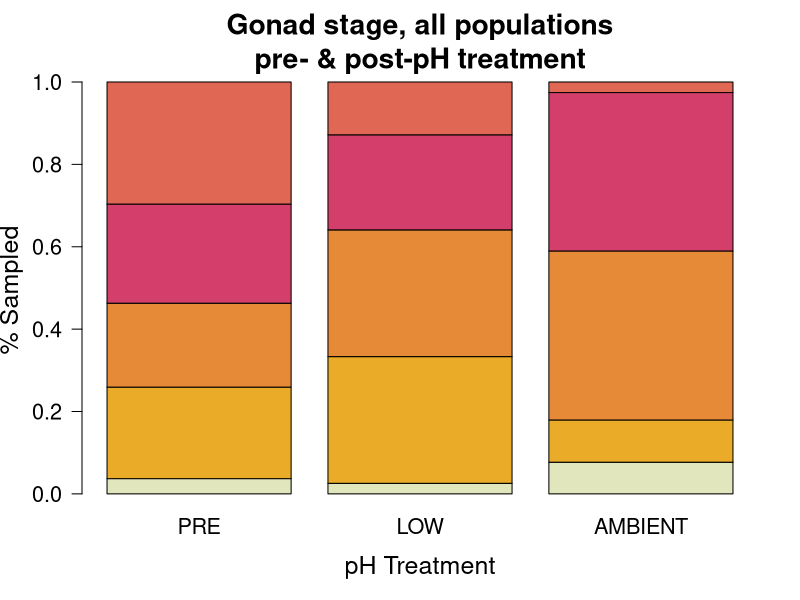
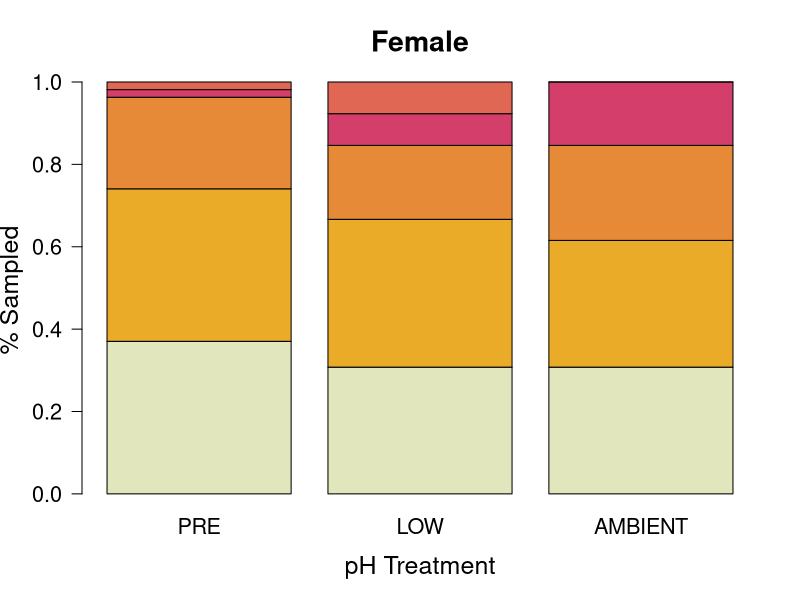
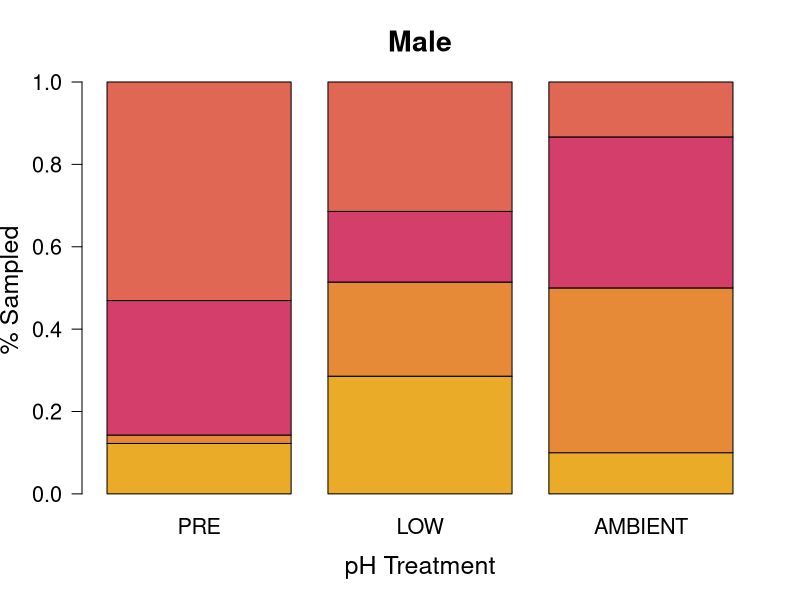
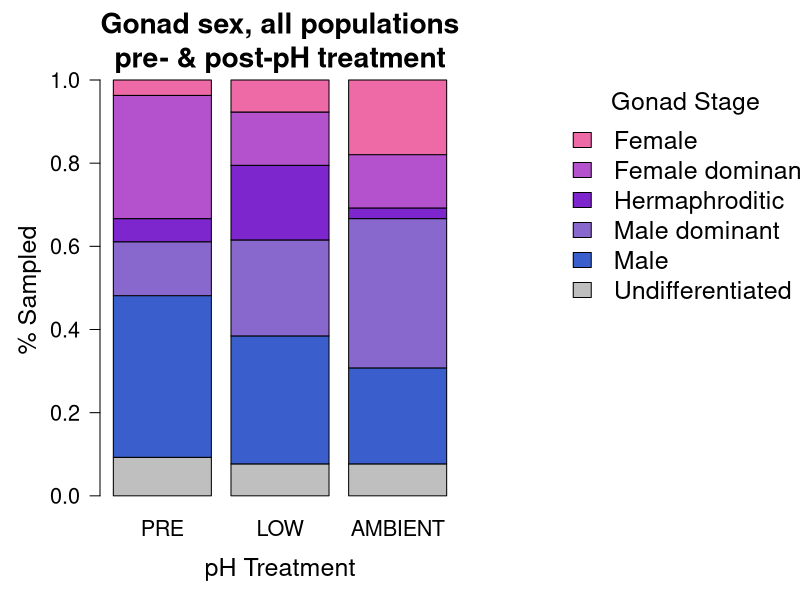
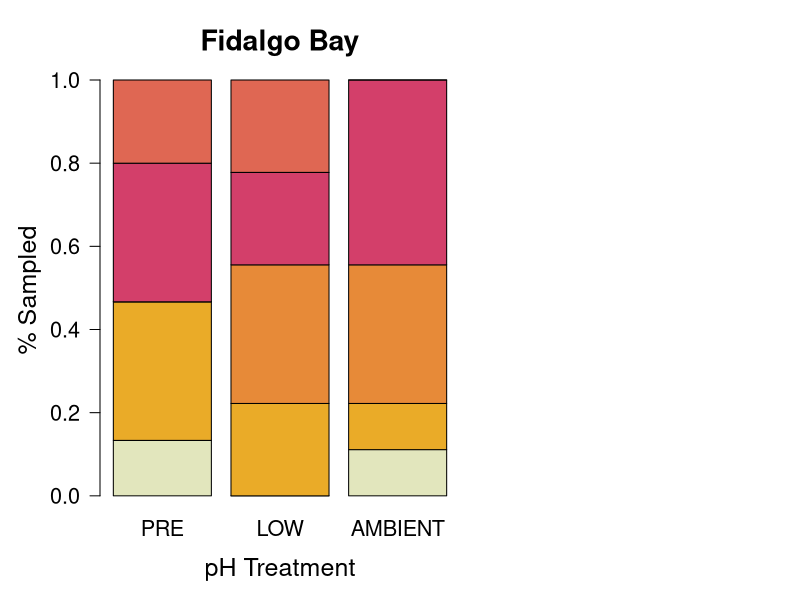
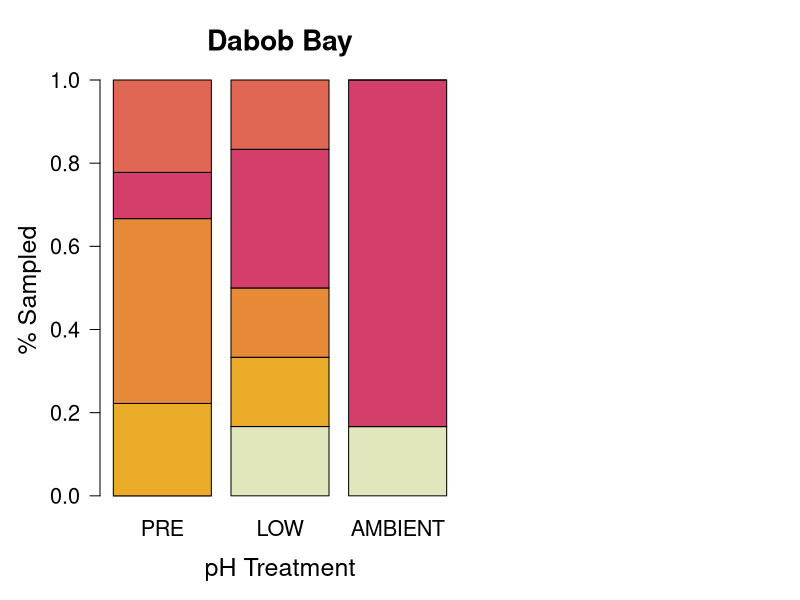
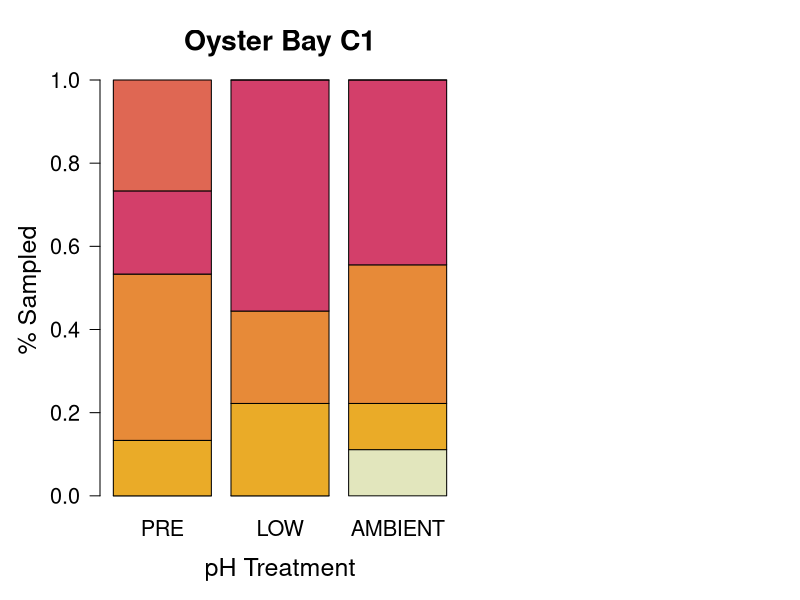
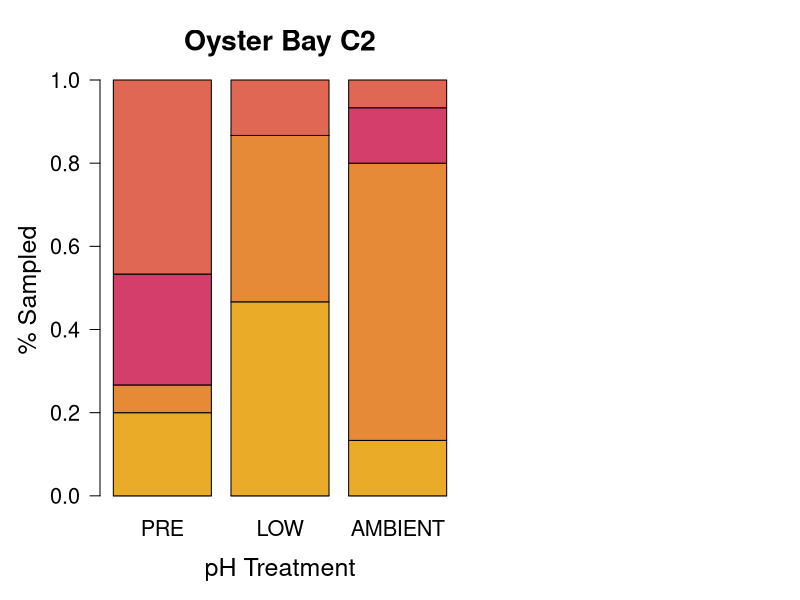

Here is the R script that generated these plots, in order:
# After redoing separate male/female stages, re-do analysis. 
Histology.Jan.redo <- read.csv("Data/2017-Oly-Histo-Results-REDO-January2019.csv", header=T, stringsAsFactors = T, na.strings = "NA")
Histology.Jan.redo <- subset(Histology.Jan.redo, TEMPERATURE==6)
Histology.Jan.redo$TEMPERATURE <- as.factor(Histology.Jan.redo$TEMPERATURE)         #Convert a few columns to factors 
Histology.Jan.redo$PH <- factor(Histology.Jan.redo$PH, levels = c("PRE","LOW","AMBIENT")) #reorder pH factors for plots
Histology.Jan.redo$Female.Stage <- as.factor(Histology.Jan.redo$Female.Stage)   
Histology.Jan.redo$Male.Stage <- as.factor(Histology.Jan.redo$Male.Stage)
Histology.Jan.redo$Sex.redo <- as.factor(Histology.Jan.redo$Sex.redo)
Histology.Jan.redo$Sex.redo <- droplevels(Histology.Jan.redo$Sex.redo, exclude = "")
Histology.Jan.redo$Sex.redo <- factor(Histology.Jan.redo$Sex.redo, levels=c("I", "M", "HPM", "H", "HPF", "F"))
Histology.Jan.redo$Dom.Stage.redo <- as.factor(Histology.Jan.redo$Dom.Stage.redo)
Histology.Jan.redo$Dom.Stage.redo <- droplevels(Histology.Jan.redo$Dom.Stage.redo, exclude = "#N/A")

# Prepare contingency tables 

CT.sex <- table(Histology.Jan.redo$PH, Histology.Jan.redo$Sex.redo)
CT.sex.pop <- table(Histology.Jan.redo$PH, Histology.Jan.redo$Sex.redo, Histology.Jan.redo$POPULATION)
colnames(CT.sex) <- c("Undifferentiated", "Male", "Male dominant", "Hermaphroditic", "Female dominant", "Female")

(CT.sex[1,])/sum(CT.sex[1,]) #pre treatment
0.12962963+0.05555556+0.29629630 # % hermaphroditic
0.38888889+0.12962963 # % male/male dominant pre-treatment
0.29629630+0.03703704 # % female/female dominant pre-treatment

(CT.sex[2,])/sum(CT.sex[2,]) #low pH
0.23076923+0.17948718+0.12820513 # % hermaphroditic low-pH
0.30769231+0.23076923 # % male/male dominant low-pH
0.12820513+0.07692308 # % female/female dominant low-pH

(CT.sex[3,])/sum(CT.sex[3,]) #ambient pH
0.35897436+0.02564103+0.12820513 # % hermaphroditic amb-pH
0.23076923+0.35897436 # % male/male dominant amb-pH
0.12820513+0.17948718 # % female/female dominant amb-pH

CT.domsex.stage <- table(Histology.Jan.redo$PH, Histology.Jan.redo$Dom.Stage.redo)
CT.domsex.stage.pop <- table(Histology.Jan.redo$PH, Histology.Jan.redo$Dom.Stage.redo, Histology.Jan.redo$POPULATION)
colnames(CT.domsex.stage) <- c("Empty Follicles (0)", "Early (1)", "Advanced (2)", "Ripe (3)", "Spawned/Regressing (4)")

CT.malestage <- table(Histology.Jan.redo$PH, Histology.Jan.redo$Male.Stage)
CT.malestage.pop <- table(Histology.Jan.redo$PH, Histology.Jan.redo$Male.Stage, Histology.Jan.redo$POPULATION)

CT.femstage <- table(Histology.Jan.redo$PH, Histology.Jan.redo$Female.Stage)
CT.femstage.pop <- table(Histology.Jan.redo$PH, Histology.Jan.redo$Female.Stage, Histology.Jan.redo$POPULATION)

rowSums(CT.domsex.stage)

16/54 # % stage 4 pre
5/39 # % stage 4 low
1/39 # % stage 4 amb

13/54 # % stage 3 pre
9/39 # % stage 3 low
15/39 # % stage 3 amb

11/54 # % stage 2 pre
12/39 # % stage 2 low
16/39 # % stage 2 amb

12/54 # % stage 1 pre
12/39 # % stage 1 low
4/39 # % stage 1 amb

2/54 # % stage 0 pre
1/39 # % stage 0 low
3/39 # % stage 0 amb

rowSums(CT.domsex.stage)
100*CT.domsex.stage[1,]/54
20.370370+24.074074 
100*CT.domsex.stage[2,]/39 #low pH 
38.46154+23.076923
100*CT.domsex.stage[3,]/39 #ambient pH
41.025641+33.333333

# barplots - save as 845x650

------ # Dominant stage

print(barplot(t(prop.table(CT.domsex.stage, 1)), main="Gonad stage, all populations\npre- & post-pH treatment", xlab="pH Treatment", ylab="% Sampled", las=1, col=c("#E2E6BD",  "#EAAB28", "#E78A38","#D33F6A", "#DF6753", "lightsalmon"),  cex.main=1.7, cex.lab=1.5, cex.axis = 1.3, cex.names = 1.3, legend.text = T, args.legend = list(x = "topright", bty = "n", inset=c(-1.5, 0), title="Gonad Stage", cex=1.5)))

chisq.test(CT.domsex.stage[-1,], simulate.p.value = T, B = 10000) #ambient vs. low, X-squared= 9.7381, p-value = 0.0364
chisq.test(CT.domsex.stage[-2,], simulate.p.value = T, B = 10000) #pre to ambient, X-squared=16.514 p=0.0019
chisq.test(CT.domsex.stage[-3,], simulate.p.value = T, B = 10000) #pre to low, X-squared=4.5654, p=0.3521

# female only 
colnames(CT.femstage) <- c("None present (0)", "Early (1)", "Advanced (2)", "Ripe (3)", "Spawned/Regressing (4)")
#par(mar=c(5, 5, 4, 19))
print(barplot(t(prop.table(CT.femstage, 1)), main="Female", xlab="pH Treatment", ylab="% Sampled", las=1, col=c("#E2E6BD",  "#EAAB28", "#E78A38","#D33F6A", "#DF6753", "lightsalmon"),  cex.main=1.7, cex.lab=1.5, cex.axis = 1.3, cex.names = 1.3, legend.text = F, args.legend = list(x = "topright", bty = "n", inset=c(-.5, 0), title="Gonad Stage", cex=1.5)))
chisq.test(CT.femstage[-1,-1], simulate.p.value = T, B = 10000) #ambient vs. low, p=0.2185
chisq.test(CT.femstage[-2,-1], simulate.p.value = T, B = 10000) #pre to ambient, p=0.07639
chisq.test(CT.femstage[-3,-1], simulate.p.value = T, B = 10000) #pre to low, p=0.3464

# male only
colnames(CT.malestage) <- c("None present (0)", "Early (1)", "Advanced (2)", "Ripe (3)", "Spawned/Regressing (4)")

print(barplot(t(prop.table(CT.malestage[,-1], 1)), main="Male", xlab="pH Treatment", ylab="% Sampled", las=1, col=c("#EAAB28", "#E78A38","#D33F6A", "#DF6753", "lightsalmon"),  cex.main=1.7, cex.lab=1.5, cex.axis = 1.3, cex.names = 1.3, legend.text = F, args.legend = list(x = "topright", bty = "n", inset=c(-.5, 0), title="Gonad Stage", cex=1.5)))
chisq.test(CT.malestage[-1,-1], simulate.p.value = T, B = 10000) #ambient vs. low, X-squared = 8.975, p-value = 0.0297
chisq.test(CT.malestage[-2,-1], simulate.p.value = T, B = 10000) #pre to ambient, X-squared=24.197, p=9.999e-05
chisq.test(CT.malestage[-3,-1], simulate.p.value = T, B = 10000) #pre to low, X-squared=15.159, p=0.0011

par(mar=c(5, 5, 4, 17))
#  Sex
print(barplot(t(prop.table(CT.sex, 1)), main="Gonad sex, all populations\npre- & post-pH treatment", xlab="pH Treatment", ylab="% Sampled", las=1, col=c("gray75",  "royalblue3", "mediumpurple3", "purple3","mediumorchid3", "hotpink2"),  cex.main=1.7, cex.lab=1.5, cex.axis = 1.3, cex.names = 1.3, legend.text = T, args.legend = list(x = "topright", bty = "n", inset=c(-1, 0), title="Gonad Stage", cex=1.5)))
chisq.test(CT.sex[-1,], simulate.p.value = T, B = 10000) #sex btwn ambient and low pH: X-squared=7.3468, p=0.2018
chisq.test(CT.sex[-2,], simulate.p.value = T, B = 10000) #sex btwn pre and ambient pH: X-squared=15.148, p=0.006499
chisq.test(CT.sex[-3,], simulate.p.value = T, B = 10000) #sex btwn pre and low pH: X-squared=8.57, p=0.1319

------- # Dominant gonad stage by each population

# Fidalgo Bay
print(barplot(t(prop.table(CT.domsex.stage.pop[,,"NF"], 1)), main="Fidalgo Bay", xlab="pH Treatment", ylab="% Sampled", las=1, col=c("#E2E6BD",  "#EAAB28", "#E78A38","#D33F6A", "#DF6753", "lightsalmon"),  cex.main=1.7, cex.lab=1.5, cex.axis = 1.3, cex.names = 1.3, legend.text = F, args.legend = list(x = "topright", bty = "n", inset=c(-1.5, 0), title="Gonad Stage", cex=1.5)))
fisher.test(CT.domsex.stage.pop[,,"NF"][-1,], simulate.p.value = T, B = 10000) #ambient vs. low; 0.5854
fisher.test(CT.domsex.stage.pop[,,"NF"][-2,], simulate.p.value = T, B = 10000) #pre to ambient; 0.1239
fisher.test(CT.domsex.stage.pop[,,"NF"][-3,], simulate.p.value = T, B = 10000) #pre to low; 0.2677

# Dabob Bay
print(barplot(t(prop.table(CT.domsex.stage.pop[,,"HL"], 1)), main="Dabob Bay", xlab="pH Treatment", ylab="% Sampled", las=1, col=c("#E2E6BD",  "#EAAB28", "#E78A38","#D33F6A", "#DF6753", "lightsalmon"),  cex.main=1.7, cex.lab=1.5, cex.axis = 1.3, cex.names = 1.3, legend.text = F, args.legend = list(x = "topright", bty = "n", inset=c(-1.5, 0), title="Gonad Stage", cex=1.5)))
fisher.test(CT.domsex.stage.pop[,,"HL"][-1,], simulate.p.value = T, B = 10000) #ambient vs. low; 0.5395
fisher.test(CT.domsex.stage.pop[,,"HL"][-2,], simulate.p.value = T, B = 10000) #pre to ambient; 0.008799
fisher.test(CT.domsex.stage.pop[,,"HL"][-3,], simulate.p.value = T, B = 10000) #pre to low; 0.7423

# Oyster Bay Cohort 1
print(barplot(t(prop.table(CT.domsex.stage.pop[,,"SN"], 1)), main="Oyster Bay C1", xlab="pH Treatment", ylab="% Sampled", las=1, col=c("#E2E6BD",  "#EAAB28", "#E78A38","#D33F6A", "#DF6753", "lightsalmon"),  cex.main=1.7, cex.lab=1.5, cex.axis = 1.3, cex.names = 1.3, legend.text = F, args.legend = list(x = "topright", bty = "n", inset=c(-1.5, 0), title="Gonad Stage", cex=1.5)))
fisher.test(CT.domsex.stage.pop[,,"SN"][-1,], simulate.p.value = T, B = 10000) #ambient vs. low; P=1
fisher.test(CT.domsex.stage.pop[,,"SN"][-2,], simulate.p.value = T, B = 10000) #pre to ambient; 0.2458
fisher.test(CT.domsex.stage.pop[,,"SN"][-3,], simulate.p.value = T, B = 10000) #pre to low; 0.1698

# Oyster Bay Cohort 2
print(barplot(t(prop.table(CT.domsex.stage.pop[,,"K"], 1)), main="Oyster Bay C2", xlab="pH Treatment", ylab="% Sampled", las=1, col=c("#E2E6BD",  "#EAAB28", "#E78A38","#D33F6A", "#DF6753", "lightsalmon"),  cex.main=1.7, cex.lab=1.5, cex.axis = 1.3, cex.names = 1.3, legend.text = F, args.legend = list(x = "topright", bty = "n", inset=c(-1.5, 0), title="Gonad Stage", cex=1.5)))
fisher.test(CT.domsex.stage.pop[,,"K"][-1,], simulate.p.value = T, B = 10000) #ambient vs. low; 0.08539
fisher.test(CT.domsex.stage.pop[,,"K"][-2,], simulate.p.value = T, B = 10000) #pre to ambient; 0.002
fisher.test(CT.domsex.stage.pop[,,"K"][-3,], simulate.p.value = T, B = 10000) #pre to low; 0.005799

----- # Male gonad stage by each population

# Fidalgo Bay
print(barplot(t(prop.table(CT.malestage.pop[,,"NF"], 1)), main="Fidalgo Bay Male\npre- & post-pH treatment", xlab="pH Treatment", ylab="% Sampled", las=1, col=c("#E2E6BD",  "#EAAB28", "#E78A38","#D33F6A", "#DF6753", "lightsalmon"),  cex.main=1.7, cex.lab=1.5, cex.axis = 1.3, cex.names = 1.3, legend.text = F, args.legend = list(x = "topright", bty = "n", inset=c(-1.5, 0), title="Gonad Stage", cex=1.5)))
fisher.test(CT.malestage.pop[,,"NF"][-1,-1], simulate.p.value = T, B = 10000) #ambient vs. low; 0.8721
fisher.test(CT.malestage.pop[,,"NF"][-2,-1], simulate.p.value = T, B = 10000) #pre to ambient; 0.6344
fisher.test(CT.malestage.pop[,,"NF"][-3,-1], simulate.p.value = T, B = 10000) #pre to low; 0.3057

# Dabob Bay
print(barplot(t(prop.table(CT.malestage.pop[,,"HL"], 1)), main="Dabob Bay Male\npre- & post-pH treatment", xlab="pH Treatment", ylab="% Sampled", las=1, col=c("#E2E6BD",  "#EAAB28", "#E78A38","#D33F6A", "#DF6753", "lightsalmon"),  cex.main=1.7, cex.lab=1.5, cex.axis = 1.3, cex.names = 1.3, legend.text = F, args.legend = list(x = "topright", bty = "n", inset=c(-1.5, 0), title="Gonad Stage", cex=1.5)))
fisher.test(CT.malestage.pop[,,"HL"][-1,-1], simulate.p.value = T, B = 10000) #ambient vs. low; 0.6294
fisher.test(CT.malestage.pop[,,"HL"][-2,-1], simulate.p.value = T, B = 10000) #pre to ambient; 0.5834
fisher.test(CT.malestage.pop[,,"HL"][-3,-1], simulate.p.value = T, B = 10000) #pre to low; 0.3896

# Oyster Bay Cohort 1
print(barplot(t(prop.table(CT.malestage.pop[,,"SN"], 1)), main="Oyster Bay C1 Male\npre- & post-pH treatment", xlab="pH Treatment", ylab="% Sampled", las=1, col=c("#E2E6BD",  "#EAAB28", "#E78A38","#D33F6A", "#DF6753", "lightsalmon"),  cex.main=1.7, cex.lab=1.5, cex.axis = 1.3, cex.names = 1.3, legend.text = F, args.legend = list(x = "topright", bty = "n", inset=c(-1.5, 0), title="Gonad Stage", cex=1.5)))
fisher.test(CT.malestage.pop[,,"SN"][-1,-1], simulate.p.value = T, B = 10000) #ambient vs. low; 0.07592
fisher.test(CT.malestage.pop[,,"SN"][-2,-1], simulate.p.value = T, B = 10000) #pre to ambient; 0.05095
fisher.test(CT.malestage.pop[,,"SN"][-3,-1], simulate.p.value = T, B = 10000) #pre to low; 0.3357

# Oyster Bay Cohort 2
print(barplot(t(prop.table(CT.malestage.pop[,,"K"], 1)), main="Oyster Bay C2 Male\npre- & post-pH treatment", xlab="pH Treatment", ylab="% Sampled", las=1, col=c("#E2E6BD",  "#EAAB28", "#E78A38","#D33F6A", "#DF6753", "lightsalmon"),  cex.main=1.7, cex.lab=1.5, cex.axis = 1.3, cex.names = 1.3, legend.text = F, args.legend = list(x = "topright", bty = "n", inset=c(-1.5, 0), title="Gonad Stage", cex=1.5)))
fisher.test(CT.malestage.pop[,,"K"][-1,-1], simulate.p.value = T, B = 10000) #ambient vs. low; 1
fisher.test(CT.malestage.pop[,,"K"][-2,-1], simulate.p.value = T, B = 10000) #pre to ambient; 9.999e-05
fisher.test(CT.malestage.pop[,,"K"][-3,-1], simulate.p.value = T, B = 10000) #pre to low; 0.0007999

---- # Female gonad stage by each population
  
  # Fidalgo Bay
print(barplot(t(prop.table(CT.femstage.pop[,,"NF"], 1)), main="Fidalgo Bay Female\npre- & post-pH treatment", xlab="pH Treatment", ylab="% Sampled", las=1, col=c("#E2E6BD",  "#EAAB28", "#E78A38","#D33F6A", "#DF6753", "lightsalmon"),  cex.main=1.7, cex.lab=1.5, cex.axis = 1.3, cex.names = 1.3, legend.text = F, args.legend = list(x = "topright", bty = "n", inset=c(-1.5, 0), title="Gonad Stage", cex=1.5)))
fisher.test(CT.femstage.pop[,,"NF"][-1,-1], simulate.p.value = T, B = 10000) #ambient vs. low; 0.042
fisher.test(CT.femstage.pop[,,"NF"][-2,-1], simulate.p.value = T, B = 10000) #pre to ambient; 0.0396
fisher.test(CT.femstage.pop[,,"NF"][-3,-1], simulate.p.value = T, B = 10000) #pre to low; 0.4875

# Dabob Bay
print(barplot(t(prop.table(CT.femstage.pop[,,"HL"], 1)), main="Dabob Bay Female\npre- & post-pH treatment", xlab="pH Treatment", ylab="% Sampled", las=1, col=c("#E2E6BD",  "#EAAB28", "#E78A38","#D33F6A", "#DF6753", "lightsalmon"),  cex.main=1.7, cex.lab=1.5, cex.axis = 1.3, cex.names = 1.3, legend.text = F, args.legend = list(x = "topright", bty = "n", inset=c(-1.5, 0), title="Gonad Stage", cex=1.5)))
fisher.test(CT.femstage.pop[,,"HL"][-1,-1], simulate.p.value = T, B = 10000) #ambient vs. low; p=1
fisher.test(CT.femstage.pop[,,"HL"][-2,-1], simulate.p.value = T, B = 10000) #pre to ambient; 0.2118
fisher.test(CT.femstage.pop[,,"HL"][-3,-1], simulate.p.value = T, B = 10000) #pre to low; 0.2198

# Oyster Bay Cohort 1
print(barplot(t(prop.table(CT.femstage.pop[,,"SN"], 1)), main="Oyster Bay C1 Female\npre- & post-pH treatment", xlab="pH Treatment", ylab="% Sampled", las=1, col=c("#E2E6BD",  "#EAAB28", "#E78A38","#D33F6A", "#DF6753", "lightsalmon"),  cex.main=1.7, cex.lab=1.5, cex.axis = 1.3, cex.names = 1.3, legend.text = F, args.legend = list(x = "topright", bty = "n", inset=c(-1.5, 0), title="Gonad Stage", cex=1.5)))
fisher.test(CT.femstage.pop[,,"SN"][-1,-1], simulate.p.value = T, B = 10000) #ambient vs. low; p=1
fisher.test(CT.femstage.pop[,,"SN"][-2,-1], simulate.p.value = T, B = 10000) #pre to ambient; 0.3147
fisher.test(CT.femstage.pop[,,"SN"][-3,-1], simulate.p.value = T, B = 10000) #pre to low; 0.3976

# Oyster Bay Cohort 2
print(barplot(t(prop.table(CT.femstage.pop[,,"K"], 1)), main="Oyster Bay C2 Female\npre- & post-pH treatment", xlab="pH Treatment", ylab="% Sampled", las=1, col=c("#E2E6BD",  "#EAAB28", "#E78A38","#D33F6A", "#DF6753", "lightsalmon"),  cex.main=1.7, cex.lab=1.5, cex.axis = 1.3, cex.names = 1.3, legend.text = F, args.legend = list(x = "topright", bty = "n", inset=c(-1.5, 0), title="Gonad Stage", cex=1.5)))
fisher.test(CT.femstage.pop[,,"K"][-1,-1], simulate.p.value = T, B = 10000) #ambient vs. low; p=0.4685
fisher.test(CT.femstage.pop[,,"K"][-2,-1], simulate.p.value = T, B = 10000) #pre to ambient; 0.7263
fisher.test(CT.femstage.pop[,,"K"][-3,-1], simulate.p.value = T, B = 10000) #pre to low; 0.7153

4/39

# --------- Compare sexes within Populations 

print(barplot(t(prop.table(CT.sex.pop[,,"NF"], 1)), main="Gonad sex, Fidalgo Bay\npre- & post-pH treatment", xlab="pH Treatment", ylab="% Sampled", las=1, col=c("gray75",  "royalblue3", "mediumpurple3", "purple3","mediumorchid3", "hotpink2"),  cex.main=1.7, cex.lab=1.5, cex.axis = 1.3, cex.names = 1.3, legend.text = T, args.legend = list(x = "topright", bty = "n", inset=c(-1, 0), title="Gonad Stage", cex=1.5)))
fisher.test(CT.sex.pop[,,"NF"][-1,], simulate.p.value = T, B = 10000) #sex btwn ambient and low pH: p=1
fisher.test(CT.sex.pop[,,"NF"][-2,], simulate.p.value = T, B = 10000) #sex btwn pre and ambient pH: p=0.0979
fisher.test(CT.sex.pop[,,"NF"][-3,], simulate.p.value = T, B = 10000) #sex btwn pre and low pH: p=0.3576

print(barplot(t(prop.table(CT.sex.pop[,,"HL"], 1)), main="Gonad sex, Dabob Bay\npre- & post-pH treatment", xlab="pH Treatment", ylab="% Sampled", las=1, col=c("gray75",  "royalblue3", "mediumpurple3", "purple3","mediumorchid3", "hotpink2"),  cex.main=1.7, cex.lab=1.5, cex.axis = 1.3, cex.names = 1.3, legend.text = T, args.legend = list(x = "topright", bty = "n", inset=c(-1, 0), title="Gonad Stage", cex=1.5)))
fisher.test(CT.sex.pop[,,"HL"][-1,], simulate.p.value = T, B = 10000) #sex btwn ambient and low pH: p=0.6843
fisher.test(CT.sex.pop[,,"HL"][-2,], simulate.p.value = T, B = 10000) #sex btwn pre and ambient pH: p=0.3307
fisher.test(CT.sex.pop[,,"HL"][-3,], simulate.p.value = T, B = 10000) #sex btwn pre and low pH: p=0.1169

print(barplot(t(prop.table(CT.sex.pop[,,"SN"], 1)), main="Gonad sex, Oyster Bay C1\npre- & post-pH treatment", xlab="pH Treatment", ylab="% Sampled", las=1, col=c("gray75",  "royalblue3", "mediumpurple3", "purple3","mediumorchid3", "hotpink2"),  cex.main=1.7, cex.lab=1.5, cex.axis = 1.3, cex.names = 1.3, legend.text = T, args.legend = list(x = "topright", bty = "n", inset=c(-1, 0), title="Gonad Stage", cex=1.5)))
fisher.test(CT.sex.pop[,,"SN"][-1,], simulate.p.value = T, B = 10000) #sex btwn ambient and low pH: p=0.0428
fisher.test(CT.sex.pop[,,"SN"][-2,], simulate.p.value = T, B = 10000) #sex btwn pre and ambient pH: p=0.0425
fisher.test(CT.sex.pop[,,"SN"][-3,], simulate.p.value = T, B = 10000) #sex btwn pre and low pH: p=0.95

print(barplot(t(prop.table(CT.sex.pop[,,"K"], 1)), main="Gonad sex, Oyster Bay C2\npre- & post-pH treatment", xlab="pH Treatment", ylab="% Sampled", las=1, col=c("gray75",  "royalblue3", "mediumpurple3", "purple3","mediumorchid3", "hotpink2"),  cex.main=1.7, cex.lab=1.5, cex.axis = 1.3, cex.names = 1.3, legend.text = T, args.legend = list(x = "topright", bty = "n", inset=c(-1, 0), title="Gonad Stage", cex=1.5)))
fisher.test(CT.sex.pop[,,"K"][-1,], simulate.p.value = T, B = 10000) #sex btwn ambient and low pH: p=0.1778
fisher.test(CT.sex.pop[,,"K"][-2,], simulate.p.value = T, B = 10000) #sex btwn pre and ambient pH: p=0.0218
fisher.test(CT.sex.pop[,,"K"][-3,], simulate.p.value = T, B = 10000) #sex btwn pre and low pH: p=0.0195

# Generate male & female plots/tables with stages only dominant stage

CT.stage.female <- table(subset(Histology.Jan.redo, TEMPERATURE==6 & Sex.redo=="F" | Sex.redo=="HPF")$PH, subset(Histology.Jan.redo, TEMPERATURE==6 & Sex.redo=="F" | Sex.redo=="HPF")$Dom.Stage.redo)
print(barplot(t(prop.table(CT.stage.female, 1)), main="Gonad stage - Female Dominant\npre- & post-pH treatment", xlab="pH Treatment", ylab="% Sampled", las=1, col=c("#E2E6BD",  "#EAAB28", "#E78A38","#D33F6A", "#DF6753", "lightsalmon"),  cex.main=1.7, cex.lab=1.5, cex.axis = 1.3, cex.names = 1.3, legend.text = T, args.legend = list(x = "topright", bty = "n", inset=c(-1, 0), title="Gonad Stage", cex=1.5)))
fisher.test(CT.stage.female[-1,], simulate.p.value = T, B = 10000) #ambient vs. low, p=1
fisher.test(CT.stage.female[-2,], simulate.p.value = T, B = 10000) #pre to ambient, p=0.0163
fisher.test(CT.stage.female[-3,], simulate.p.value = T, B = 10000) #pre to low, p=0.1369

CT.stage.male <- table(subset(Histology.Jan.redo, TEMPERATURE==6 & c(Sex.redo=="M" | Sex.redo=="HPM"))$PH, subset(Histology.Jan.redo, TEMPERATURE==6 & Sex.redo=="M" | Sex.redo=="HPM")$Dom.Stage.redo)
print(barplot(t(prop.table(CT.stage.male, 1)), main="Gonad stage - Male Dominant\npre- & post-pH treatment", xlab="pH Treatment", ylab="% Sampled", las=1, col=c("#E2E6BD",  "#EAAB28", "#E78A38","#D33F6A", "#DF6753", "lightsalmon"),  cex.main=1.7, cex.lab=1.5, cex.axis = 1.3, cex.names = 1.3, legend.text = T, args.legend = list(x = "topright", bty = "n", inset=c(-1, 0), title="Gonad Stage", cex=1.5)))
fisher.test(CT.stage.male[-1,], simulate.p.value = T, B = 10000) #ambient vs. low, p=0.6114
chisq.test(CT.stage.male[-2,], simulate.p.value = T, B = 10000) #pre to ambient,  24.192, p-value = 9.999e-05
chisq.test(CT.stage.male[-3,], simulate.p.value = T, B = 10000) #pre to low,  20.627, p-value = 2e-04

CT.stage.herm <- table(subset(Histology.Jan.redo, TEMPERATURE==6 & Sex.redo=="H" | Sex.redo=="I")$PH, subset(Histology.Jan.redo, TEMPERATURE==6 & Sex.redo=="H" | Sex.redo=="I")$Dom.Stage.redo)
print(barplot(t(prop.table(CT.stage.herm, 1)), main="Gonad stage - Herm. Dominant\npre- & post-pH treatment", xlab="pH Treatment", ylab="% Sampled", las=1, col=c("#E2E6BD",  "#EAAB28", "#E78A38","#D33F6A", "#DF6753", "lightsalmon"),  cex.main=1.7, cex.lab=1.5, cex.axis = 1.3, cex.names = 1.3, legend.text = T, args.legend = list(x = "topright", bty = "n", inset=c(-1, 0), title="Gonad Stage", cex=1.5)))
fisher.test(CT.malestage[-1,], simulate.p.value = T, B = 10000) #ambient vs. low, p=0.0253
fisher.test(CT.malestage[-2,], simulate.p.value = T, B = 10000) #pre to ambient, X-squared=19.733, p=9.999e-05
fisher.test(CT.malestage[-3,], simulate.p.value = T, B = 10000) #pre to low, X-squared=17.181, p=0.0041s
